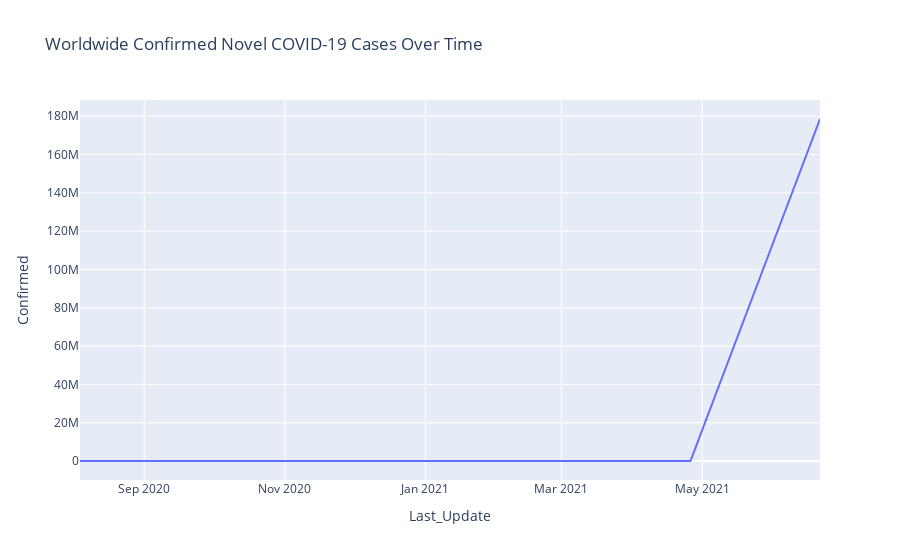

This figure's notebook cell:
### Code cell
covid_confirmed = covid.groupby('Last_Update')['Last_Update', 'Confirmed'].sum().reset_index()

px.line(data_frame=covid_confirmed, x='Last_Update', y='Confirmed', title='Worldwide Confirmed Novel COVID-19 Cases Over Time')

### Figure 1 — Plotly figure (JSON) as saved in the notebook; plotly's stock layout.template omitted (floating-point values rounded to 4 significant figures)
{"data": [{"hovertemplate": "Last_Update=%{x}<br>Confirmed=%{y}<extra></extra>", "legendgroup": "", "line": {"color": "#636efa", "dash": "solid"}, "marker": {"symbol": "circle"}, "mode": "lines", "name": "", "orientation": "v", "showlegend": false, "type": "scatter", "x": ["2020-08-04 02:27:56", "2020-08-07 22:34:20", "2020-12-21 13:27:30", "2021-01-24 23:22:19", "2021-04-25 23:20:49", "2021-06-21 04:21:41"], "xaxis": "x", "y": [152, 0, 13, 0, 0, 178547953], "yaxis": "y"}], "layout": {"legend": {"tracegroupgap": 0}, "title": {"text": "Worldwide Confirmed Novel COVID-19 Cases Over Time"}, "xaxis": {"anchor": "y", "domain": [0, 1], "title": {"text": "Last_Update"}}, "yaxis": {"anchor": "x", "domain": [0, 1], "title": {"text": "Confirmed"}}}}
